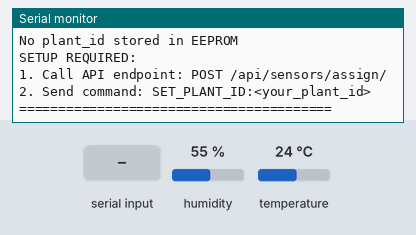
The sketch below on a simulated Arduino Uno, built with avr-gcc and run on an emulated ATmega328P. Shown: the last lines printed to the serial monitor. Inputs (shaded band) come from the test bench; at power-on: humidity 55 %, temperature 24 °C. EEPROM starts erased.

Above: at 3.5 s.
3.6 s: "SET_PLANT_ID:\n" received over Serial
At 4.8 s:
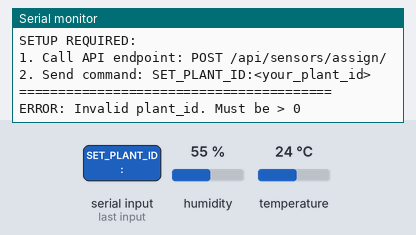
5.1 s: "GET_PLANT_ID\n" received over Serial
At 6.3 s:
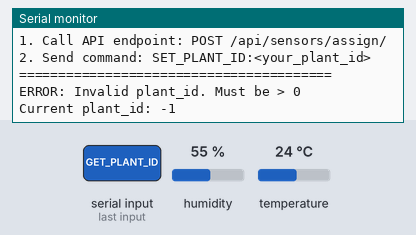
6.6 s: "RESET\n" received over Serial
At 7.4 s:
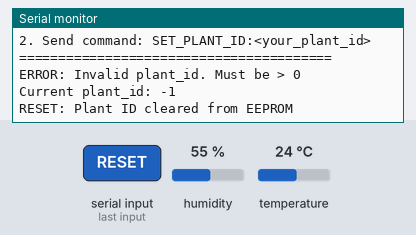
8.1 s: "TEST\n" received over Serial
At 9.3 s:
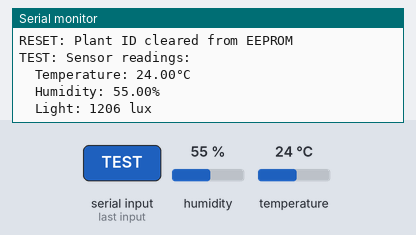
9.6 s: "90,45\n" received over Serial
At 11.1 s:
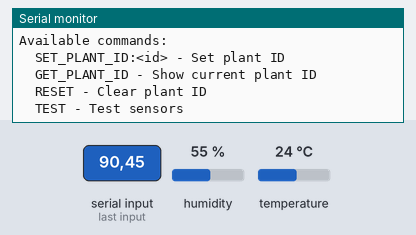

Measured:
- after the input at 3.6 s, the serial monitor: prints a new line at once (image 1)
- after the input at 5.1 s, the serial monitor: prints a new line at once (image 2)
- after the input at 6.6 s, the serial monitor: prints a new line at once (image 3)
- after the input at 8.1 s, the serial monitor: prints a new line at once (image 4)
- after the input at 9.6 s, the serial monitor: prints a new line after 0.07 s (image 5)

The sketch:

plant_care_sensor.ino
```cpp
/*
 * Plant Care System - Arduino Sensor Module
 *
 * Датчики:
 * - DHT11: температура та вологість повітря
 * - Фоторезистор 5528: освітленість
 *
 * Підключення:
 * - DHT11 DATA pin -> Arduino Digital Pin 2
 * - DHT11 VCC -> 5V
 * - DHT11 GND -> GND
 *
 * - Фоторезистор -> Arduino Analog Pin A0
 * - Резистор 10kΩ (підтягуючий)
 *
 * Комунікація: Serial (9600 baud)
 * Відправка даних кожні 60 секунд
 */

#include <DHT.h>
#include <EEPROM.h>

// ==================== КОНФІГУРАЦІЯ ====================

// Піни
#define DHTPIN 2              // DHT11 підключений до Digital Pin 2
#define DHTTYPE DHT11         // Тип датчика DHT11
#define PHOTORESISTOR_PIN A0  // Фоторезистор підключений до Analog Pin A0

// Таймінги
#define SEND_INTERVAL 60000   // Інтервал відправки даних (60 секунд)
#define SENSOR_READ_DELAY 2000 // Затримка між читаннями DHT11

// EEPROM адреси
#define EEPROM_PLANT_ID_ADDR 0   // Адреса збереження plant_id (int = 2 байти)
#define EEPROM_INIT_FLAG_ADDR 10 // Адреса прапорця ініціалізації

// ==================== ГЛОБАЛЬНІ ЗМІННІ ====================

DHT dht(DHTPIN, DHTTYPE);

int plantId = -1;              // ID рослини (-1 = не призначено)
unsigned long lastSendTime = 0; // Час останньої відправки даних
bool isInitialized = false;    // Чи ініціалізовано систему

// ==================== ФУНКЦІЇ ====================

/**
 * Зчитати plant_id з EEPROM
 */
void loadPlantIdFromEEPROM() {
  byte initFlag = EEPROM.read(EEPROM_INIT_FLAG_ADDR);

  if (initFlag == 0xAA) {  // 0xAA = прапорець ініціалізації
    // Читаємо plant_id (2 байти, int)
    byte lowByte = EEPROM.read(EEPROM_PLANT_ID_ADDR);
    byte highByte = EEPROM.read(EEPROM_PLANT_ID_ADDR + 1);
    plantId = (highByte << 8) | lowByte;

    isInitialized = true;
    Serial.print(F("Loaded plant_id from EEPROM: "));
    Serial.println(plantId);
  } else {
    Serial.println(F("No plant_id stored in EEPROM"));
  }
}

/**
 * Зберегти plant_id в EEPROM
 */
void savePlantIdToEEPROM(int id) {
  byte lowByte = id & 0xFF;
  byte highByte = (id >> 8) & 0xFF;

  EEPROM.write(EEPROM_PLANT_ID_ADDR, lowByte);
  EEPROM.write(EEPROM_PLANT_ID_ADDR + 1, highByte);
  EEPROM.write(EEPROM_INIT_FLAG_ADDR, 0xAA);  // Встановлюємо прапорець

  plantId = id;
  isInitialized = true;

  Serial.print(F("Saved plant_id to EEPROM: "));
  Serial.println(plantId);
}

/**
 * Зчитати дані з DHT11
 */
bool readDHT11(float &temperature, float &humidity) {
  humidity = dht.readHumidity();
  temperature = dht.readTemperature();

  // Перевірка чи зчитування успішне
  if (isnan(humidity) || isnan(temperature)) {
    Serial.println(F("ERROR: Failed to read from DHT11 sensor!"));
    return false;
  }

  return true;
}

/**
 * Зчитати освітленість з фоторезистора
 * Конвертує аналогове значення (0-1023) в люкси
 */
int readLightLevel() {
  int analogValue = analogRead(PHOTORESISTOR_PIN);

  // Конвертація analog value -> lux (приблизна формула)
  // Для фоторезистора 5528:
  // - 0 (темрява) -> ~0 lux
  // - 1023 (яскраве світло) -> ~10000+ lux
  // Формула калібрована для приміщення

  int lux = map(analogValue, 0, 1023, 0, 10000);

  // Додаткова корекція для більш реалістичних значень
  if (analogValue < 100) {
    lux = map(analogValue, 0, 100, 0, 100);  // Темрява: 0-100 lux
  } else if (analogValue < 500) {
    lux = map(analogValue, 100, 500, 100, 1000);  // Кімната: 100-1000 lux
  } else {
    lux = map(analogValue, 500, 1023, 1000, 10000);  // Яскраво: 1000-10000 lux
  }

  return lux;
}

/**
 * Відправити дані на комп'ютер через Serial
 * Формат: DATA,<plant_id>,<temperature>,<humidity>,<light_level>
 */
void sendSensorData(float temperature, float humidity, int lightLevel) {
  Serial.print(F("DATA,"));
  Serial.print(plantId);
  Serial.print(F(","));
  Serial.print(temperature, 1);  // 1 знак після коми
  Serial.print(F(","));
  Serial.print(humidity, 2);     // 2 знаки після коми
  Serial.print(F(","));
  Serial.println(lightLevel);

  // Додаткове логування (для відладки)
  Serial.print(F("DEBUG: Temperature="));
  Serial.print(temperature);
  Serial.print(F("°C, Humidity="));
  Serial.print(humidity);
  Serial.print(F("%, Light="));
  Serial.print(lightLevel);
  Serial.println(F(" lux"));
}

/**
 * Обробка команд з Serial Monitor
 * Формат команди: SET_PLANT_ID:<id>
 */
void processSerialCommands() {
  if (Serial.available() > 0) {
    String command = Serial.readStringUntil('\n');
    command.trim();

    if (command.startsWith("SET_PLANT_ID:")) {
      String idStr = command.substring(13);  // Витягуємо ID після "SET_PLANT_ID:"
      int newPlantId = idStr.toInt();

      if (newPlantId > 0) {
        savePlantIdToEEPROM(newPlantId);
        Serial.print(F("SUCCESS: Plant ID set to "));
        Serial.println(newPlantId);
      } else {
        Serial.println(F("ERROR: Invalid plant_id. Must be > 0"));
      }
    }
    else if (command == "GET_PLANT_ID") {
      Serial.print(F("Current plant_id: "));
      Serial.println(plantId);
    }
    else if (command == "RESET") {
      EEPROM.write(EEPROM_INIT_FLAG_ADDR, 0x00);
      plantId = -1;
      isInitialized = false;
      Serial.println(F("RESET: Plant ID cleared from EEPROM"));
    }
    else if (command == "TEST") {
      // Тестова команда для перевірки датчиків
      float temp, hum;
      if (readDHT11(temp, hum)) {
        int light = readLightLevel();
        Serial.println(F("TEST: Sensor readings:"));
        Serial.print(F("  Temperature: "));
        Serial.print(temp);
        Serial.println(F("°C"));
        Serial.print(F("  Humidity: "));
        Serial.print(hum);
        Serial.println(F("%"));
        Serial.print(F("  Light: "));
        Serial.print(light);
        Serial.println(F(" lux"));
      }
    }
    else {
      Serial.println(F("ERROR: Unknown command"));
      Serial.println(F("Available commands:"));
      Serial.println(F("  SET_PLANT_ID:<id> - Set plant ID"));
      Serial.println(F("  GET_PLANT_ID - Show current plant ID"));
      Serial.println(F("  RESET - Clear plant ID"));
      Serial.println(F("  TEST - Test sensors"));
    }
  }
}

// ==================== SETUP ====================

void setup() {
  Serial.begin(9600);

  // Чекаємо на підключення Serial (для відладки)
  while (!Serial) {
    ; // Чекаємо
  }

  Serial.println(F("========================================"));
  Serial.println(F("Plant Care System - Arduino Sensor"));
  Serial.println(F("========================================"));

  // Ініціалізація DHT11
  dht.begin();
  Serial.println(F("DHT11 sensor initialized"));

  // Ініціалізація фоторезистора (pinMode для аналогового піна не потрібен)
  Serial.println(F("Photoresistor initialized on A0"));

  // Завантажуємо plant_id з EEPROM
  loadPlantIdFromEEPROM();

  if (!isInitialized) {
    Serial.println(F(""));
    Serial.println(F("SETUP REQUIRED:"));
    Serial.println(F("1. Call API endpoint: POST /api/sensors/assign/"));
    Serial.println(F("2. Send command: SET_PLANT_ID:<your_plant_id>"));
    Serial.println(F(""));
  } else {
    Serial.println(F("Arduino is ready to send data"));
  }

  Serial.println(F("========================================"));

  delay(2000);  // Чекаємо 2 секунди для стабілізації DHT11
}

// ==================== LOOP ====================

void loop() {
  // Обробка команд з Serial Monitor
  processSerialCommands();

  // Відправка даних тільки якщо plant_id призначено
  if (isInitialized && plantId > 0) {
    unsigned long currentTime = millis();

    // Перевіряємо чи минув час для відправки
    if (currentTime - lastSendTime >= SEND_INTERVAL) {
      lastSendTime = currentTime;

      // Зчитуємо дані з датчиків
      float temperature, humidity;
      if (readDHT11(temperature, humidity)) {
        int lightLevel = readLightLevel();

        // Відправляємо дані через Serial
        sendSensorData(temperature, humidity, lightLevel);
      } else {
        Serial.println(F("ERROR: Skipping data send due to sensor error"));
      }
    }
  }

  delay(100);  // Невелика затримка для стабільності
}
```
